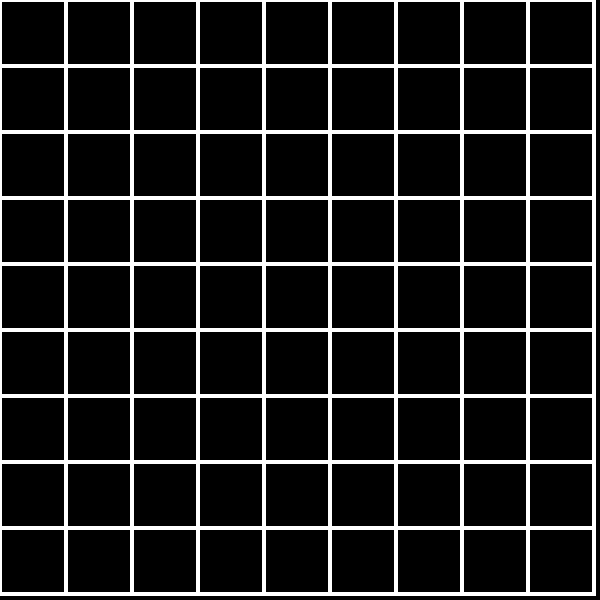
Frame 1 (no input)
Frame 60 (no input): identical to frame 1, image omitted
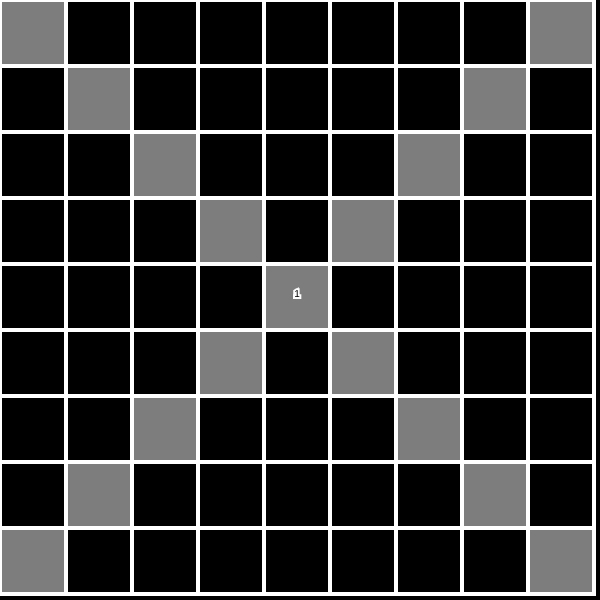
Frame 120 (the mouse pressed at the canvas centre since frame 60)

The p5.js sketch that drew these frames (run headless with seeded random() and noise() and a simulated clock; from frame 60 on, the mouse is pressed at the canvas centre):

// p5.js sketch
// ── sketch.js
let board;
let cell;
let count=1;

function setup() {
	createCanvas(600,600);
	cell=new Cell(0,0,50);
	board=new Board(600,9);
	background(0);
	console.log("HERE");
	//board.show();
}

function draw() {
	board.show();
	
}

function mousePressed(){

	board.placeQueen(mouseX, mouseY, str(count));
	count++;
}


// ── Board.js

class Board{

	constructor(width,n){
		this.dimension=n;
		this.cellSize=int(width/n);
		this.cells=[];
		for (let i=0; i<n; i++){
			for (let j=0; j<n; j++){
				let newCell=new Cell(j*this.cellSize,i*this.cellSize,this.cellSize)
				this.cells.push(newCell);
			}
		}
	}

	getCellByLabel(i, j){
		return this.cells[j*this.dimension+i];
	}

	getCellByCoord(x,y){
		return this.cells[int(y/this.cellSize)*this.dimension+int(x/this.cellSize)];
	}

	placeQueen(x,y, text){
		let cell, pos;
		let over=int(x/this.cellSize);
		//console.log(over);
		let down=int(y/this.cellSize);
		//console.log(down);
		// Get horizontal
		for (let i=0; i<this.dimension; i++){
			//cell=this.getCellByLabel((over+i)%this.dimension,down);
			//console.log(cell);
			//cell.activate("")
			//cell=this.getCellByLabel(over,(down+i)%this.dimension);
			//cell.activate("")
			cell=this.getCellByLabel((over+i)%this.dimension,(down+i)%this.dimension);
			cell.activate("")
			if (over-i<0){
				pos=over-i+this.dimension;
			}
			else{
				pos=over-i
			}	
			cell=this.getCellByLabel((pos)%this.dimension,(down+i)%this.dimension);
			cell.activate("")
		}
		cell=this.getCellByLabel(over,down);
		cell.activate(text);

	}

	show(){
		for (let i=0;i<this.dimension*this.dimension;i++){
			this.cells[i].show();
		}
	}
}
// ── Cell.js
class Cell{
	
	constructor(x,y,size){
		this.activated=false;
		this.text="";
		this.position=createVector(x,y);
		this.size=size;
	}

	activate(text){
		this.activated=true;
		this.text=text;
	}

	deactivate(){
		this.activated=false;
	}

	show(){
		strokeWeight(4);
		stroke(255);
		if (this.activated){
			fill(125);
		}
		else{
			fill(0);
			//console.log(this.position.x);
		}
		rect(this.position.x, this.position.y, this.size, this.size);

		if (this.activated){
			fill(0);
			textSize(10);
			textAlign(CENTER);
			text(this.text, this.position.x+this.size/2, 
				this.position.y+this.size/2);
		}
	}
}
